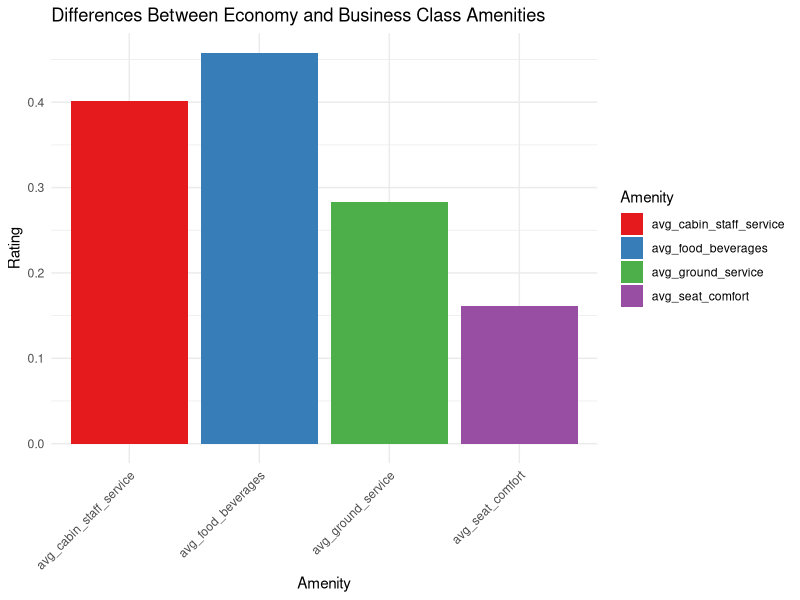

This chart was generated by the following R code:
## ---- chunk 1
knitr::opts_chunk$set(echo = TRUE)
## ---- chunk 2
library(tidyverse) 
library(ggplot2) 
library(lubridate)
## ---- chunk 3
airline <- read.csv("Airlines Reviews and Rating.csv")
head(airline)
## ---- chunk 4
best_customer_service <- airline %>%
  group_by(Country) %>%
  summarize(averagecustomerservice = mean(Cabin.Staff.Service, na.rm = TRUE)) %>%
  arrange(desc(averagecustomerservice))

best_customer_service %>% knitr::kable()

## ---- chunk 5
boeing_planes <- airline %>%
  filter(str_detect(Aircraft.Type, "Boeing"))

n_boeing_planes <- nrow(boeing_planes)

n_boeing_planes

## ---- chunk 6
# Filter data for business class
business_class <- airline %>%
  filter(Seat_Types == "Business Class")

# Filter data for economy class
economy_class <- airline %>%
  filter(Seat_Types == "Economy Class")

# Calculate average ratings for each amenity in business class
avg_ratings_business <- business_class %>%
  summarize(avg_seat_comfort = mean(Seat.Comfort, na.rm = TRUE),
            avg_cabin_staff_service = mean(Cabin.Staff.Service, na.rm = TRUE),
            avg_ground_service = mean(Ground.Service, na.rm = TRUE),
            avg_food_beverages = mean(Food...Beverages, na.rm = TRUE))

# Calculate average ratings for each amenity in economy class
avg_ratings_economy <- economy_class %>%
  summarize(avg_seat_comfort = mean(Seat.Comfort, na.rm = TRUE),
            avg_cabin_staff_service = mean(Cabin.Staff.Service, na.rm = TRUE),
            avg_ground_service = mean(Ground.Service, na.rm = TRUE),
            avg_food_beverages = mean(Food...Beverages, na.rm = TRUE))

# Print the results
avg_ratings_business
avg_ratings_economy

## ---- chunk 7

# amenity in business class
avg_ratings_business <- business_class %>%
  summarize(avg_seat_comfort = mean(Seat.Comfort, na.rm = TRUE),
            avg_cabin_staff_service = mean(Cabin.Staff.Service, na.rm = TRUE),
            avg_ground_service = mean(Ground.Service, na.rm = TRUE),
            avg_food_beverages = mean(Food...Beverages, na.rm = TRUE))

#  amenity in economy class
avg_ratings_economy <- economy_class %>%
  summarize(avg_seat_comfort = mean(Seat.Comfort, na.rm = TRUE),
            avg_cabin_staff_service = mean(Cabin.Staff.Service, na.rm = TRUE),
            avg_ground_service = mean(Ground.Service, na.rm = TRUE),
            avg_food_beverages = mean(Food...Beverages, na.rm = TRUE))

differences <- avg_ratings_business - avg_ratings_economy

differences

differences_long <- differences %>%
  pivot_longer(cols = everything(), names_to = "Amenity", values_to = "Difference")


differences_plot <- ggplot(differences_long, aes(x = Amenity, y = Difference, fill = Amenity)) +
  geom_bar(stat = "identity") +
  labs(title = "Differences Between Economy and Business Class Amenities",
       x = "Amenity",
       y = "Rating") +
  theme_minimal() +
  theme(axis.text.x = element_text(angle = 45, hjust = 1)) +
  scale_fill_brewer(palette = "Set1")

#plot
print(differences_plot)
## ---- chunk 8


